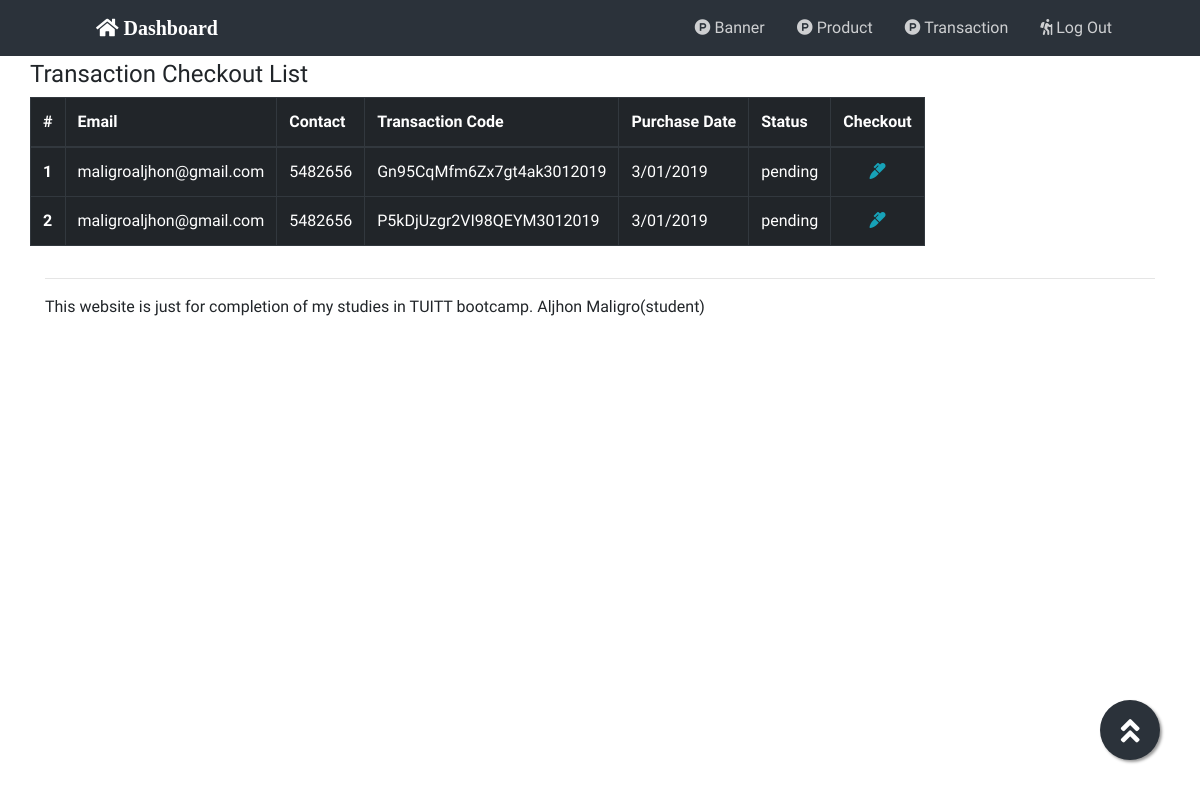
Page /app/controllers/aed-account.php (signed in) on the earlier database version.
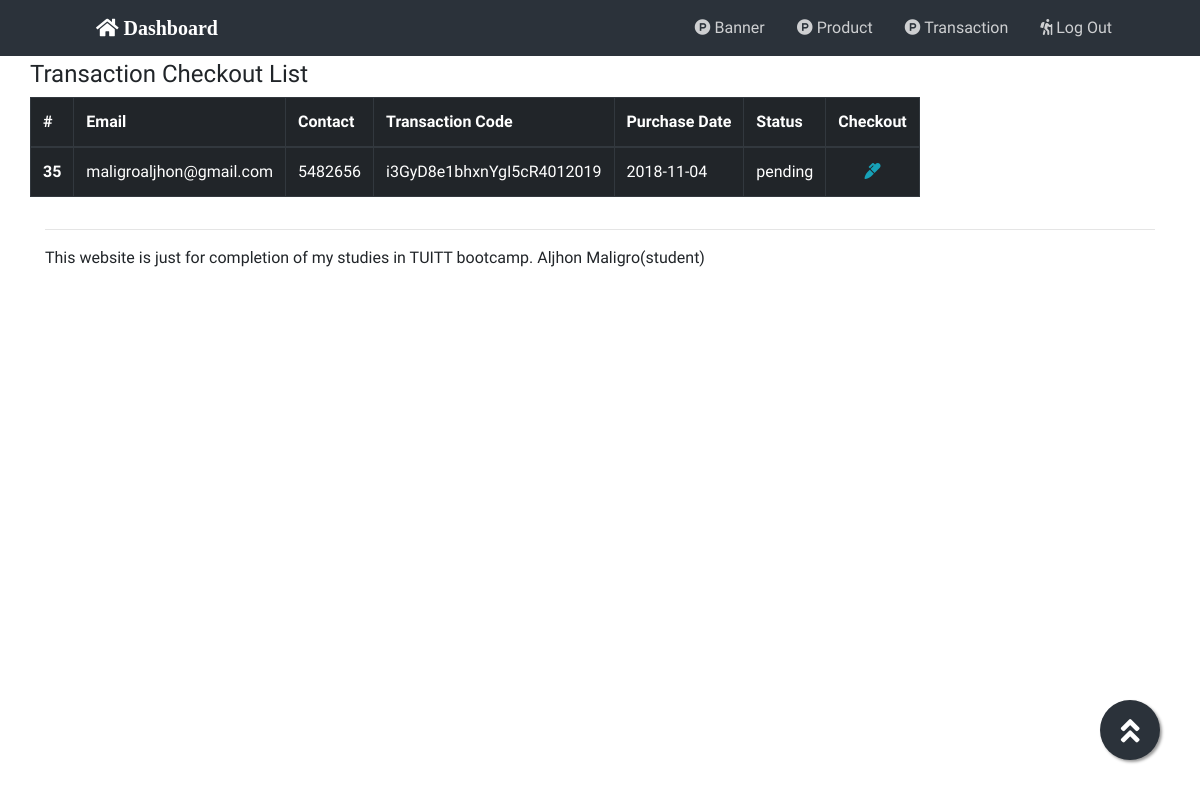
Same page on the later database version.
### tables this page shows
CREATE TABLE `tbl_orders` (
  `id` int(11) NOT NULL,
  `user_id` int(11) NOT NULL,
  `transaction_code` varchar(255) DEFAULT NULL,
  `purchase_date` varchar(255) DEFAULT NULL,
  `status_id` int(11) NOT NULL,
  `payment_mode_id` int(11) NOT NULL,
  `payment` varchar(255) NOT NULL,
  `shipping_address` varchar(255) DEFAULT NULL
);

CREATE TABLE `tbl_account` (
  `id` int(11) NOT NULL,
  `fname` varchar(255) NOT NULL,
  `mname` varchar(255) NOT NULL,
  `lname` varchar(255) NOT NULL,
  `gender` varchar(255) NOT NULL,
  `address` varchar(255) NOT NULL,
  `contact` int(25) DEFAULT NULL,
  `date_created` varchar(255) NOT NULL,
  `bday` varchar(255) NOT NULL,
  `username` varchar(255) NOT NULL,
  `password` varchar(255) NOT NULL
);

CREATE TABLE `tbl_status` (
  `id` int(11) NOT NULL,
  `name` varchar(255) NOT NULL
);

### app/controllers/aed-account.php (the view)
<?php require_once"../partials/header.php"; ?>
<section class="mp">
<div class="container">
	<div class="row">
		<h4>Transaction Checkout List</h4>
	</div>
	<div class="row">
		<div class="table-responsive-xl">
  			<table class="table table-bordered table-dark">
  				<thead>
			    <tr>
			      <th scope="col">#</th>
			      <th scope="col">Email</th>
			      <th scope="col">Contact</th>
			      <th scope="col">Transaction Code</th>
			      <th scope="col">Purchase Date</th>
			      <th scope="col">Status</th>
			      <th scope="col">Checkout</th>
			    </tr>
			  	</thead>
			  	<tbody id="transInfo">
	<?php
	require_once"connection.php";
	$sql = "SELECT o.id 'id', o.transaction_code 'tcode',o.purchase_date 'pdate',s.name 'status', a.username 'email',a.contact 'contact' FROM tbl_orders o,tbl_status s,tbl_account a where o.user_id = a.id AND s.id = o.status_id AND s.name ='pending'";
	$result = mysqli_query($con,$sql);
	if(mysqli_num_rows($result)){
		while ($row = mysqli_fetch_assoc($result)) {
		echo "<tr>
				<th scope='row'>$row[id]</th>
				<td>$row[email]</td>
				<td>$row[contact]</td>
				<td>$row[tcode]</td>
				<td>$row[pdate]</td>
				<td>$row[status]</td>
				<td class='text-center'><a href='#' class='text-info' onclick='updateStatus($row[id])'><i class='fas fa-marker'></i></a></td>
				</tr>";
		}
	}
	?>
				</tbody>
			</table>
		</div>
	</div>
</div>
</section>
<?php require_once"../partials/footer.php"; ?>

### app/partials/header.php (shortened to what this page needs)
<!doctype html>
<html lang="en">
  <head>
    <link rel="stylesheet" href="https://stackpath.bootstrapcdn.com/bootstrap/4.1.3/css/bootstrap.min.css">
    <link rel="stylesheet" href="https://use.fontawesome.com/releases/v5.5.0/css/all.css">
    <link rel="stylesheet" type="text/css" href="../assets/css/style.css">
</head>
<body>
      <nav class="navbar fixed-top navbar-expand-lg navbar-light bg-light">
        <?php  if(isset($_SESSION["admin"])){
          echo "<a class='navbar-brand' href='../views/dashboard.php'><i class='fas fa-home' style='color:white;'> Dashboard</i></a>";
        }
         else{
        ?>
        <a class="navbar-brand" href="../views/index.php"><i class="fas fa-home" style="color:white;"></i></a>
        <?php }?>
        <div class="collapse navbar-collapse" id="navbarTogglerDemo03">
          <ul class="navbar-nav ml-auto mt-2 mt-lg-0 mr-5">
          <?php  if(isset($_SESSION["admin"])){
              echo "<li class='nav-item pr-3'>
                    <a class='nav-link' href='#'><i class='fab fa-product-hunt'></i> Banner</a>
                    </li>
                    <li class='nav-item pr-3'>
                    <a class='nav-link' href='../controllers/aed-product.php'><i class='fab fa-product-hunt'></i> Product</a>
                    </li>
                    <li class='nav-item pr-3'>
                    <a class='nav-link' href='../controllers/aed-account.php'><i class='fab fa-product-hunt'></i> Transaction</a>
                    </li>
                    <li class='nav-item pr-3'>
                    <a class='nav-link' href='../controllers/logout.php'><i class='fas fa-hiking'></i> Log Out</a>
                    </li>
                    ";
            }?>
          </ul>
        </div>
      </nav>

### app/partials/footer.php (shortened to what this page needs)
<a href="#" class="float">
<i class="fas fa-angle-double-up my-float"></i>
</a>
	<div class="footer-container">
	  <div class="container">
	    <hr class="seprator-light-01">
	    <div class="copyright-container">
	    <p>This website is just for completion of my studies in TUITT bootcamp. Aljhon Maligro(student)</p>
	    </div>
	  </div>
	</div>
  </body>
</html>

### app/assets/css/style.css (style rules this page uses)
* { margin:0; padding: 0; box-sizing: border-box; font-family: 'PT Sans', sans-serif; }
.navbar-brand { margin-left: 5rem; }
.navbar-light .navbar-nav .nav-link { color: rgba(255, 255, 255, 0.77); }
.bg-light { background-color: #2b323a!important; }
.float { position:fixed; width:60px; height:60px; bottom:40px; right:40px; background-color:#2b323a; color:#FFF; border-radius:50px; text-align:center; font-size:30px; box-shadow: 2px 2px 3px #999; z-index:100; }
.my-float { margin-top:16px; }
.mp { margin-top: 60px !important; }

Differences in the rows shown:
removed tbl_orders: id "1", user.username "maligroaljhon@gmail.com", user.contact "5482656", transaction_code "Gn95CqMfm6Zx7gt4ak3012019", purchase_date "3/01/2019", status.name "pending"
removed tbl_orders: id "2", user.username "maligroaljhon@gmail.com", user.contact "5482656", transaction_code "P5kDjUzgr2VI98QEYM3012019", purchase_date "3/01/2019", status.name "pending"
added tbl_orders: id "35", user.username "maligroaljhon@gmail.com", user.contact "5482656", transaction_code "i3GyD8e1bhxnYgI5cR4012019", purchase_date "2018-11-04", status.name "pending"
